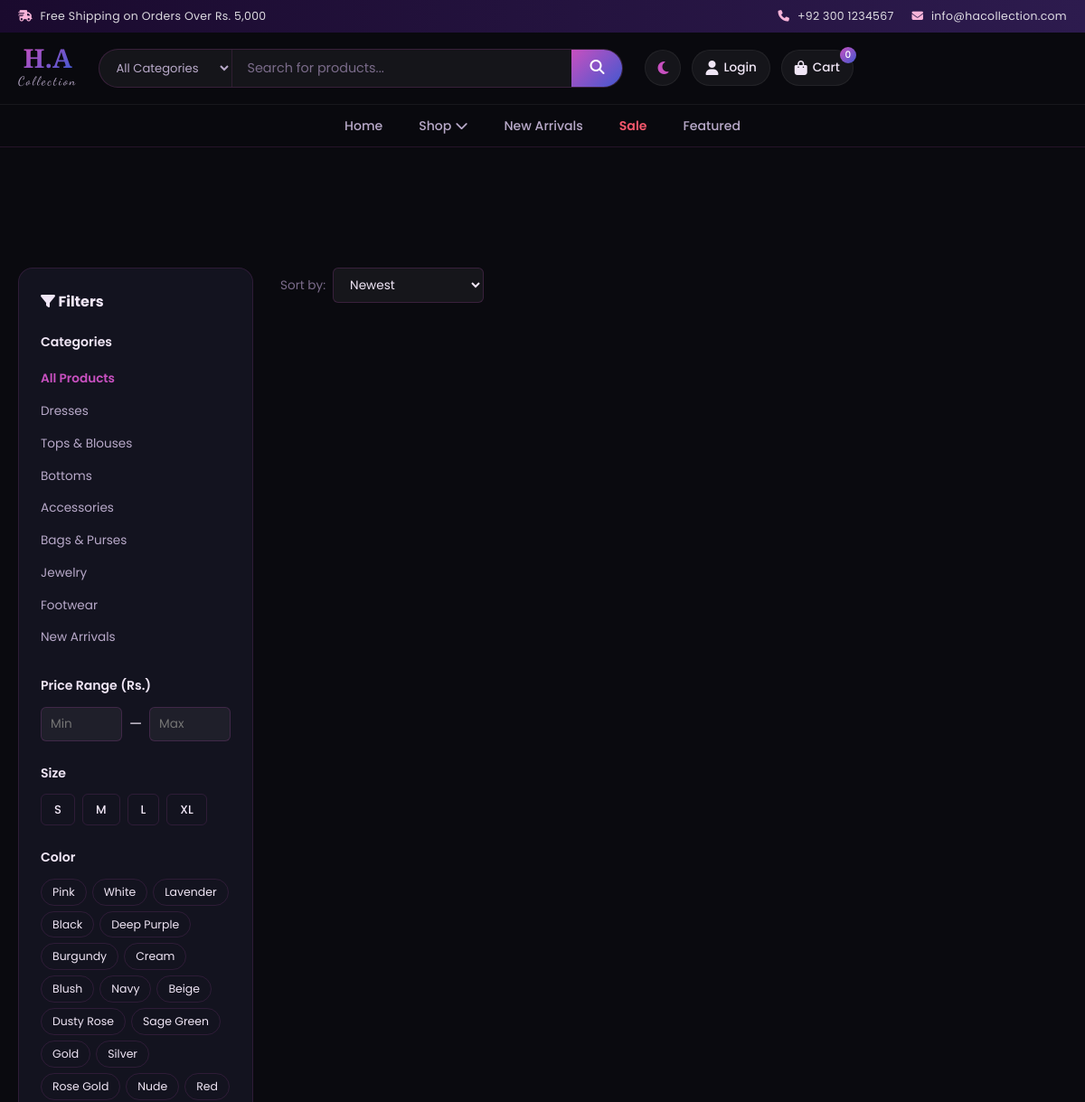
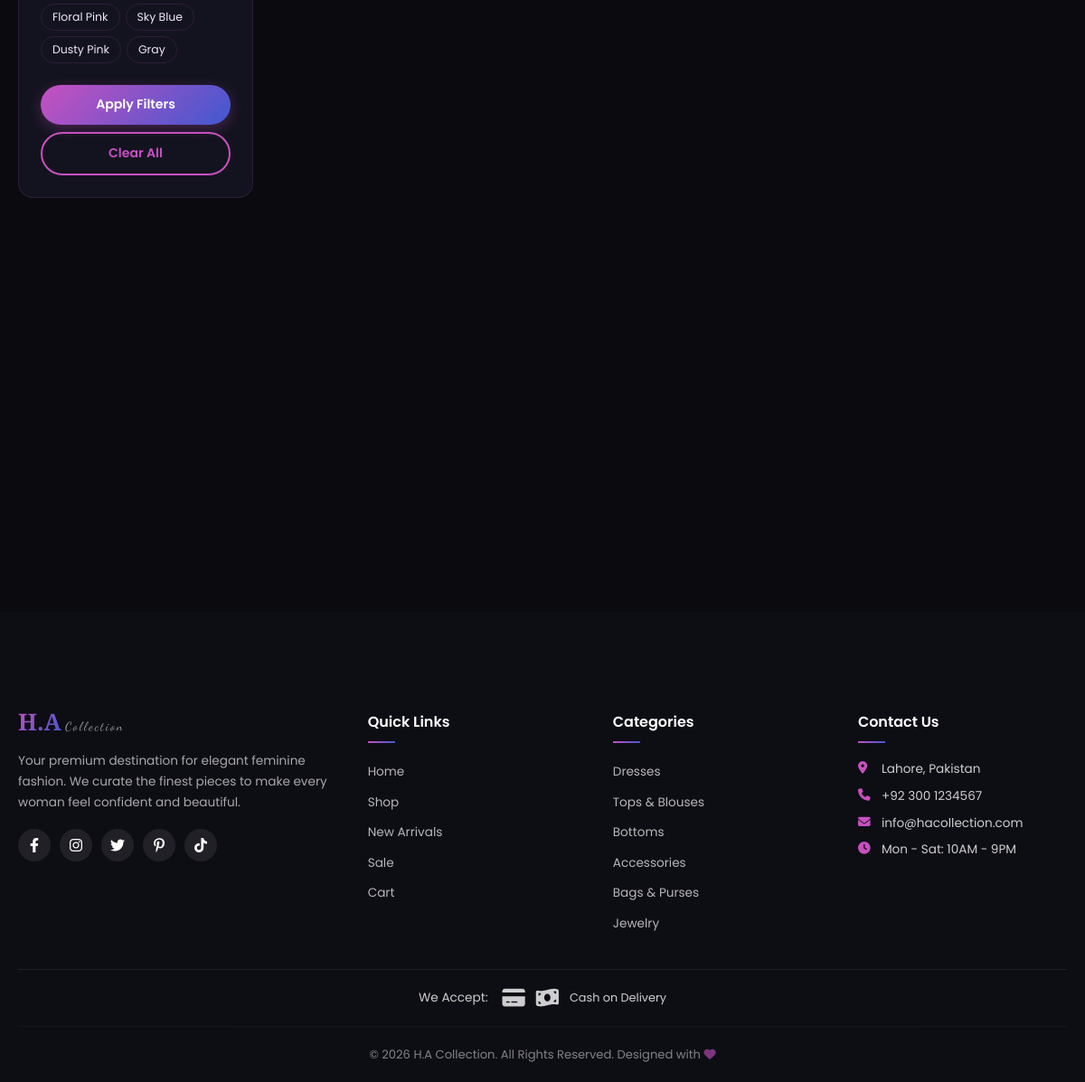
The app's page /pages/shop.php with its own data (2 pictures, top to bottom).
### tables this page shows
CREATE TABLE IF NOT EXISTS categories (
    id INT AUTO_INCREMENT PRIMARY KEY,
    name VARCHAR(100) NOT NULL,
    slug VARCHAR(120) NOT NULL UNIQUE,
    description TEXT DEFAULT NULL,
    image VARCHAR(255) DEFAULT NULL,
    parent_id INT DEFAULT NULL,
    sort_order INT DEFAULT 0,
    created_at TIMESTAMP DEFAULT CURRENT_TIMESTAMP,
    FOREIGN KEY (parent_id) REFERENCES categories(id) ON DELETE SET NULL
);

### includes/config.php (called while the page is built, shortened)
<?php
function sanitize($data) {
    return htmlspecialchars(trim($data), ENT_QUOTES, 'UTF-8');
}
function getCategories($pdo) {
    $stmt = $pdo->query("SELECT * FROM categories ORDER BY sort_order ASC");
    return $stmt->fetchAll();
}

### pages/shop.php (the view, shortened to what this page needs)
<?php
require_once '../includes/config.php';
$category = $_GET['category'] ?? '';
$sort = $_GET['sort'] ?? 'newest';
$minPrice = $_GET['min_price'] ?? '';
$maxPrice = $_GET['max_price'] ?? '';
$size = $_GET['size'] ?? '';
$color = $_GET['color'] ?? '';
$page = max(1, intval($_GET['page'] ?? 1));
$perPage = 12;
$offset = ($page - 1) * $perPage;
$where = ["p.status = 'active'"];
$params = [];
$whereClause = implode(' AND ', $where);
$orderBy = match($sort) {
    'price_low' => 'COALESCE(p.discount_price, p.price) ASC',
    'price_high' => 'COALESCE(p.discount_price, p.price) DESC',
    'name' => 'p.title ASC',
    default => 'p.created_at DESC'
};
$stmt = $pdo->prepare("SELECT p.*, c.name as category_name FROM products p JOIN categories c ON p.category_id = c.id WHERE $whereClause ORDER BY $orderBy LIMIT $perPage OFFSET $offset");
$stmt->execute($params);
$products = $stmt->fetchAll();
$categories = getCategories($pdo);
$colorsStmt = $pdo->query("SELECT DISTINCT colors FROM products WHERE colors IS NOT NULL AND colors != ''");
$allColors = [];
while ($row = $colorsStmt->fetch()) {
    foreach (explode(',', $row['colors']) as $c) {
        $c = trim($c);
        if ($c && !in_array($c, $allColors)) $allColors[] = $c;
    }
}
require_once '../includes/header.php';
?>
<section class="shop-section">
    <div class="container">
        <div class="shop-layout">
            <aside class="shop-sidebar" id="shopSidebar">
                <div class="sidebar-header">
                    <h3><i class="fas fa-filter"></i> Filters</h3>
                </div>
                <form method="GET" action="" id="filterForm">
                    <div class="filter-group">
                        <h4>Categories</h4>
                        <ul class="filter-list">
                            <li><a href="<?= SITE_URL ?>/pages/shop.php" class="<?= !$category ? 'active' : '' ?>">All Products</a></li>
                            <?php foreach ($categories as $cat): ?>
                                <li><a href="<?= SITE_URL ?>/pages/shop.php?category=<?= $cat['slug'] ?>" class="<?= $category === $cat['slug'] ? 'active' : '' ?>"><?= sanitize($cat['name']) ?></a></li>
                            <?php endforeach; ?>
                        </ul>
                    </div>
                    <div class="filter-group">
                        <h4>Price Range (Rs.)</h4>
                        <div class="price-range">
                            <input type="number" name="min_price" placeholder="Min" value="<?= sanitize($minPrice) ?>" class="price-input">
                            <span>—</span>
                            <input type="number" name="max_price" placeholder="Max" value="<?= sanitize($maxPrice) ?>" class="price-input">
                        </div>
                    </div>
                    <div class="filter-group">
                        <h4>Size</h4>
                        <div class="size-options">
                            <?php foreach (['S', 'M', 'L', 'XL'] as $s): ?>
                                <label class="size-option <?= $size === $s ? 'active' : '' ?>">
                                    <span><?= $s ?></span>
                                </label>
                            <?php endforeach; ?>
                        </div>
                    </div>
                    <div class="filter-group">
                        <h4>Color</h4>
                        <div class="color-options">
                            <?php foreach ($allColors as $c): ?>
                                <label class="color-option <?= $color === $c ? 'active' : '' ?>" title="<?= $c ?>">
                                    <span><?= sanitize($c) ?></span>
                                </label>
                            <?php endforeach; ?>
                        </div>
                    </div>
                    <button type="submit" class="btn btn-primary btn-full">Apply Filters</button>
                    <a href="<?= SITE_URL ?>/pages/shop.php" class="btn btn-outline btn-full" style="margin-top:8px;">Clear All</a>
                </form>
            </aside>
            <div class="shop-main">
                <div class="shop-toolbar">
                    <div class="sort-wrapper">
                        <label>Sort by:</label>
                        <select id="sortSelect" onchange="updateSort(this.value)">
                            <option value="newest" <?= $sort === 'newest' ? 'selected' : '' ?>>Newest</option>
                        </select>
                    </div>
                </div>
                <?php if (empty($products)): ?>
                    <div class="empty-state">
                        <i class="fas fa-search"></i>
                        <h3>No Products Found</h3>
                        <p>Try adjusting your filters or search terms.</p>
                        <a href="<?= SITE_URL ?>/pages/shop.php" class="btn btn-primary">View All Products</a>
                    </div>
                <?php else: ?>
                    <div class="products-grid">
                    </div>
                <?php endif; ?>
            </div>
        </div>
    </div>
</section>
<?php require_once '../includes/footer.php'; ?>

### includes/footer.php (shortened to what this page needs)
    </main>
    <footer class="main-footer">
        <div class="footer-wave">
            <svg viewBox="0 0 1440 100" preserveAspectRatio="none">
                <path d="M0,40 C150,80 350,0 500,40 C650,80 800,20 1000,50 C1200,80 1350,30 1440,60 L1440,100 L0,100 Z" fill="currentColor"></path>
            </svg>
        </div>
        <div class="container">
            <div class="footer-grid">
                <div class="footer-col">
                    <div class="footer-logo">
                        <span class="logo-text">H.A</span>
                        <span class="logo-sub">Collection</span>
                    </div>
                    <p class="footer-about">Your premium destination for elegant feminine fashion. We curate the finest pieces to make every woman feel confident and beautiful.</p>
                    <div class="footer-social">
                        <a href="#" title="Facebook"><i class="fab fa-facebook-f"></i></a>
                        <a href="#" title="Instagram"><i class="fab fa-instagram"></i></a>
                        <a href="#" title="Twitter"><i class="fab fa-twitter"></i></a>
                        <a href="#" title="Pinterest"><i class="fab fa-pinterest-p"></i></a>
                        <a href="#" title="TikTok"><i class="fab fa-tiktok"></i></a>
                    </div>
                </div>
                <div class="footer-col">
                    <h3>Quick Links</h3>
                    <ul>
                        <li><a href="<?= SITE_URL ?>/">Home</a></li>
                        <li><a href="<?= SITE_URL ?>/pages/shop.php">Shop</a></li>
                        <li><a href="<?= SITE_URL ?>/pages/shop.php?filter=new">New Arrivals</a></li>
                        <li><a href="<?= SITE_URL ?>/pages/shop.php?filter=sale">Sale</a></li>
                        <li><a href="<?= SITE_URL ?>/pages/cart.php">Cart</a></li>
                    </ul>
                </div>
                <div class="footer-col">
                    <h3>Categories</h3>
                    <ul>
                        <?php
                        $footerCats = getCategories($pdo);
                        foreach (array_slice($footerCats, 0, 6) as $cat): ?>
                            <li><a href="<?= SITE_URL ?>/pages/shop.php?category=<?= $cat['slug'] ?>"><?= sanitize($cat['name']) ?></a></li>
                        <?php endforeach; ?>
                    </ul>
                </div>
                <div class="footer-col">
                    <h3>Contact Us</h3>
                    <ul class="contact-list">
                        <li><i class="fas fa-map-marker-alt"></i> Lahore, Pakistan</li>
                        <li><i class="fas fa-phone"></i> +92 300 1234567</li>
                        <li><i class="fas fa-envelope"></i> info@hacollection.com</li>
                        <li><i class="fas fa-clock"></i> Mon - Sat: 10AM - 9PM</li>
                    </ul>
                </div>
            </div>
            <div class="footer-payment">
                <span>We Accept:</span>
                <div class="payment-icons">
                    <i class="fas fa-credit-card"></i>
                    <i class="fas fa-money-bill-wave"></i>
                    <span class="payment-label">Cash on Delivery</span>
                </div>
            </div>
            <div class="footer-bottom">
                <p>&copy; <?= date('Y') ?> <?= SITE_NAME ?>. All Rights Reserved. Designed with <i class="fas fa-heart"></i></p>
            </div>
        </div>
    </footer>
</body>
</html>

### records on screen
categories: name "Dresses"
categories: name "Tops & Blouses"
categories: name "Bottoms"
categories: name "Accessories"
categories: name "Bags & Purses"
categories: name "Jewelry"
categories: name "Footwear"
categories: name "New Arrivals"

### other values on screen
getCartCount($pdo) "0"
$s "S"
$s "M"
$s "L"
$s "XL"
$c "Pink"
$c "White"
$c "Lavender"
$c "Black"
$c "Deep Purple"
$c "Burgundy"
$c "Cream"
$c "Blush"
$c "Navy"
$c "Beige"
